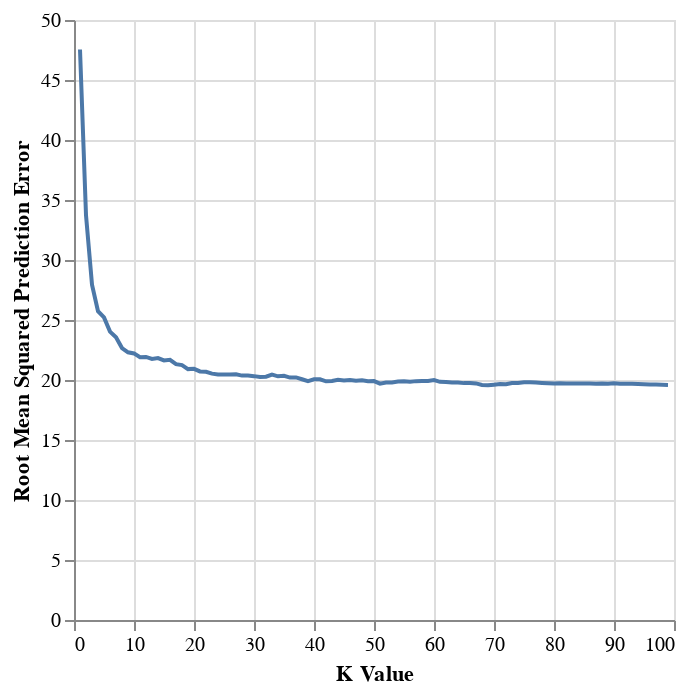

Notebook cell for this chart:
### Code cell
#Best K graph
Optimal_K_Chart=alt.Chart(player_results).mark_line().encode(
    x=alt.X('param_kneighborsregressor__n_neighbors', title='K Value'),
    y=alt.Y('RMSPE', title='Root Mean Squared Prediction Error'))
Optimal_K_Chart
